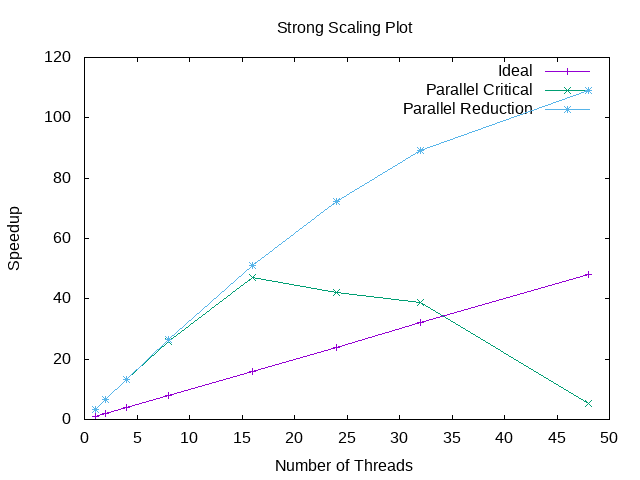

Recreate this plot in gnuplot.
set terminal png

set output 'strong.png'

set datafile separator ","
set title "Strong Scaling Plot"

set xlabel "Number of Threads"
set ylabel "Speedup"

# set arrow 1 from 1,1 to 50,50 nohead dashtype 0 lw 2

set key inside right

plot 'strong.csv' using 1:1 with linespoints title "Ideal", \
     '' using 1:3 with linespoints title "Parallel Critical", \
     '' using 1:4 with linespoints title "Parallel Reduction"

